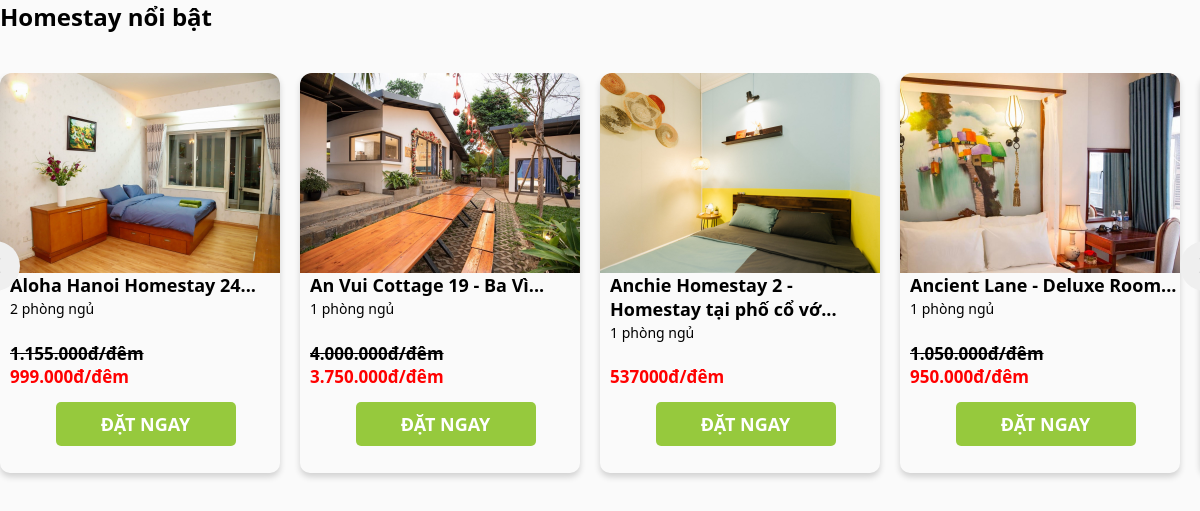
The app's page /homestay/show_dpmn.php with its own data.
### tables this page shows
CREATE TABLE `homestay` (
  `ma_hs` int(11) NOT NULL,
  `ten_hs` varchar(255) NOT NULL,
  `anh_hs` varchar(255) NOT NULL,
  `gioi_thieu` text NOT NULL,
  `ma_dd` int(11) NOT NULL,
  `ma_lp` int(11) NOT NULL,
  `gia` int(12) NOT NULL,
  `gia_km` int(12) NOT NULL DEFAULT 0
);

CREATE TABLE `loai_phong` (
  `ma_lp` int(11) NOT NULL,
  `ten_lp` varchar(255) NOT NULL
);

### database/database.php (called while the page is built, shortened)
<?php
class database
{
   public $conn;
   public function connect()
   {
      try {
         $this->conn = new PDO("mysql:host=localhost;dbname=du_an1; charset=utf8", "root", "");
         $this->conn->setAttribute(PDO::ATTR_ERRMODE, PDO::ERRMODE_EXCEPTION);
      } catch (PDOException $error) {
         echo "lỗi kết nối:" . $error->getMessage();
      }
   }
   public function select_all($sql_all)
   {
      try {
         $stmt = $this->conn->prepare($sql_all);
         $stmt->execute();
         $result = $stmt->fetchAll(PDO::FETCH_ASSOC);
         return $result;
      } catch (PDOException $error) {
         echo "lỗi kết nối:" . $error->getMessage();
      } finally {
         unset($conn);
      }
   }
}

### class/class.php (called while the page is built, shortened)
<?php
include_once "../database/database.php";
class user_class
{
    public $controll;
    public function __construct()
    {
        $this->controll = new database();
    }
    public function show_homestaylimit()
    {
        $show_datphong = "SELECT * FROM homestay INNER JOIN loai_phong ON homestay.ma_lp=loai_phong.ma_lp ORDER BY ten_hs LIMIT 6 ";
        $result = $this->controll->select_all($show_datphong);
        return $result;
    }
}

### homestay/show_dpmn.php (the view, shortened to what this page needs)
<?php include_once "../class/class.php"; ?>
<?php
$list_product = new user_class();
?>
<!DOCTYPE html>
<html lang="en">
<head>
    <link rel="stylesheet" href="https://cdnjs.cloudflare.com/ajax/libs/font-awesome/5.15.3/css/all.min.css">
    <link rel="stylesheet" type="text/css" href="https://cdn.jsdelivr.net/npm/slick-carousel@1.8.1/slick/slick.css" />
    <link rel="stylesheet" href="../css/outstanding-homestay.css">
</head>
<body>
    <div class="outstanding-homestay-box">
        <div class="container">
            <div class="title-outstanding-homestay">
                <h2 style="margin-bottom: 40px;">Homestay nổi bật</h2>
            </div>
            <div class="outstanding-homestay-slider">
                <?php
                $users = $list_product->show_homestaylimit();
                foreach ($users as $rows) {
                ?>
                    <div class="outstanding-homestay-item" style="height: 400px; margin-bottom: 10px;">
                        <div class="outstanding-homestay" style="height: 100%;">
                            <a href="../homestay/chitiet_dp.php?chitiet_dp=<?php echo $rows['ma_hs']; ?>"><img src="../img/anh_hs/<?php echo $rows['anh_hs']; ?>" alt=""></a>
                            <div class="title-item-outstanding-homestay">
                                <h3 class="title-item"><?php echo substr($rows['ten_hs'], 0, 50) .'...'; ?></h3>
                                <span class="info-item"><?php echo $rows['ten_lp'] ?></span>
                                <span class="price-item" style="display: block;"><?php if ($rows['gia_km'] == '0') {
                                                                                        echo $rows['gia'] . 'đ/đêm';
                                                                                    } else { ?>
                                        <h4 style="text-decoration-line:line-through; color:black">
                                            <?php
                                                                                        $format_number_4 = number_format($rows['gia'], 0, ',', '.');
                                                                                        echo  $format_number_4 . 'đ/đêm' . '<br>'; ?>
                                        </h4>
                                    <?php
                                                                                        $format_number_3 = number_format($rows['gia_km'], 0, ',', '.');
                                                                                        echo  $format_number_3 . 'đ/đêm';
                                                                                    } ?></span>
                                <a href="../homestay/chitiet_dp.php?chitiet_dp=<?php echo $rows['ma_hs']; ?>"><button class="btn-item" type="submit">Đặt ngay</button></a>
                            </div>
                        </div>
                    </div>
                <?php } ?>
            </div>
        </div>
    </div>
</body>
</html>

### css/outstanding-homestay.css (style rules this page uses)
* { margin: 0; padding: 0; box-sizing: border-box; font-family: "Segoe UI", Tahoma, Geneva, Verdana, sans-serif; outline: none; }
body { background-color: #fafafa; }
.container { max-width: 1200px; margin: auto; z-index: 1; }
.outstanding-homestay { width: 280px; margin-bottom: 20px; box-shadow: 0 4px 6px #00000029; border-radius: 10px; position: relative; }
.outstanding-homestay img { width: 100%; height: 200px; object-fit: cover; border-radius: 12px 12px 0 0; }
.title-item-outstanding-homestay { margin-left: 10px; }
.info-item { font-size: 14px; }
.title-item { font-size: 18px; transition: all 0.4s ease-in-out; }
.price-item { font-size: 17px; color: red; font-weight: bold; margin: 5px 0; position: absolute; bottom: 20%; }
.btn-item { border: none; color: white; font-weight: bold; padding: 10px 0; width: calc(100% - 100px); margin: 15px 0 15px 50px; border-radius: 5px; font-size: 18px; font-weight: bold; text-transform: uppercase; background-color: #96c93d; transition: all 0.5s ease-in-out; position: absolute; bottom: 3%; left: 2%; }

### records on screen
homestay: anh_hs (picture), ten_hs "Aloha Hanoi Homestay 24", ma_lp.ten_lp "2 phòng ngủ", gia "1.155.000", gia_km "999.000"
homestay: anh_hs (picture), ten_hs "An Vui Cottage 19 - Ba Vì", ma_lp.ten_lp "1 phòng ngủ", gia "4.000.000", gia_km "3.750.000"
homestay: anh_hs (picture), ten_hs "Anchie Homestay 2 - Homestay tại phố cổ vớ", ma_lp.ten_lp "1 phòng ngủ", gia "537000"
homestay: anh_hs (picture), ten_hs "Ancient Lane - Deluxe Room", ma_lp.ten_lp "1 phòng ngủ", gia "1.050.000", gia_km "950.000"
